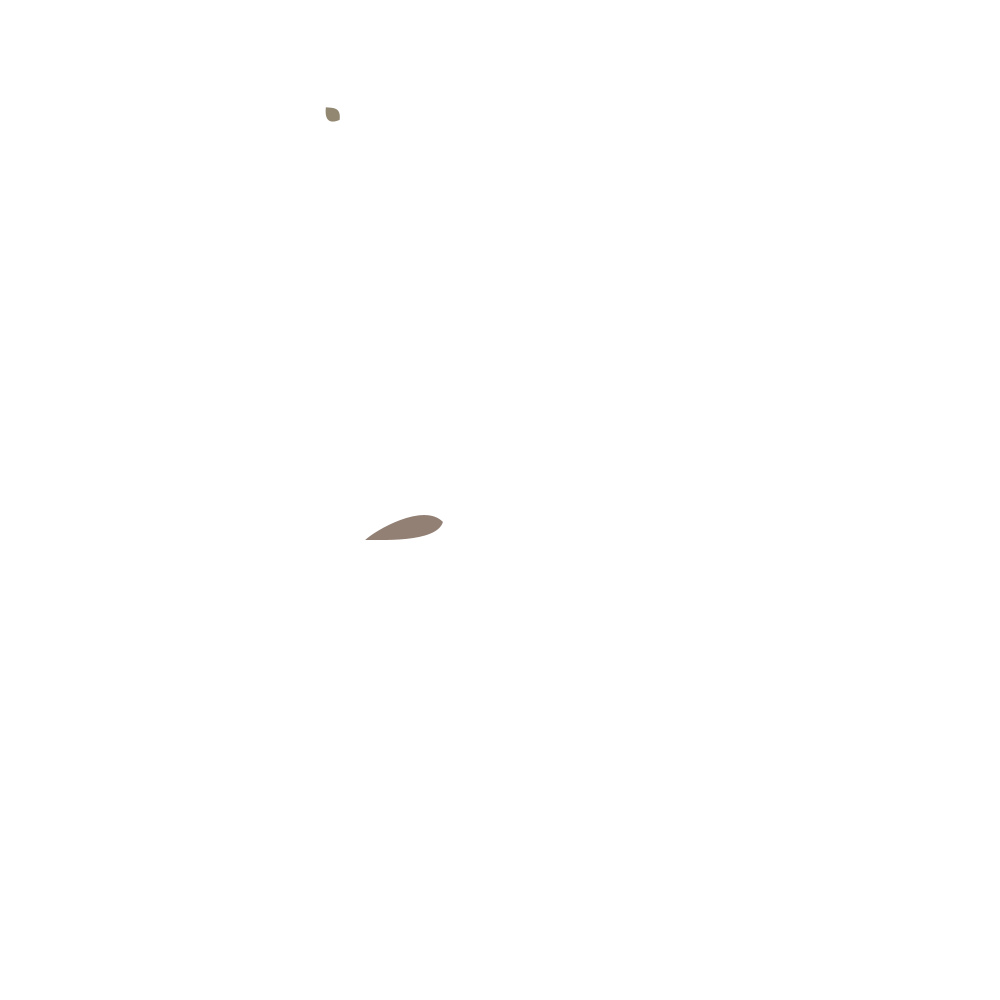
Frame 1 (no input)
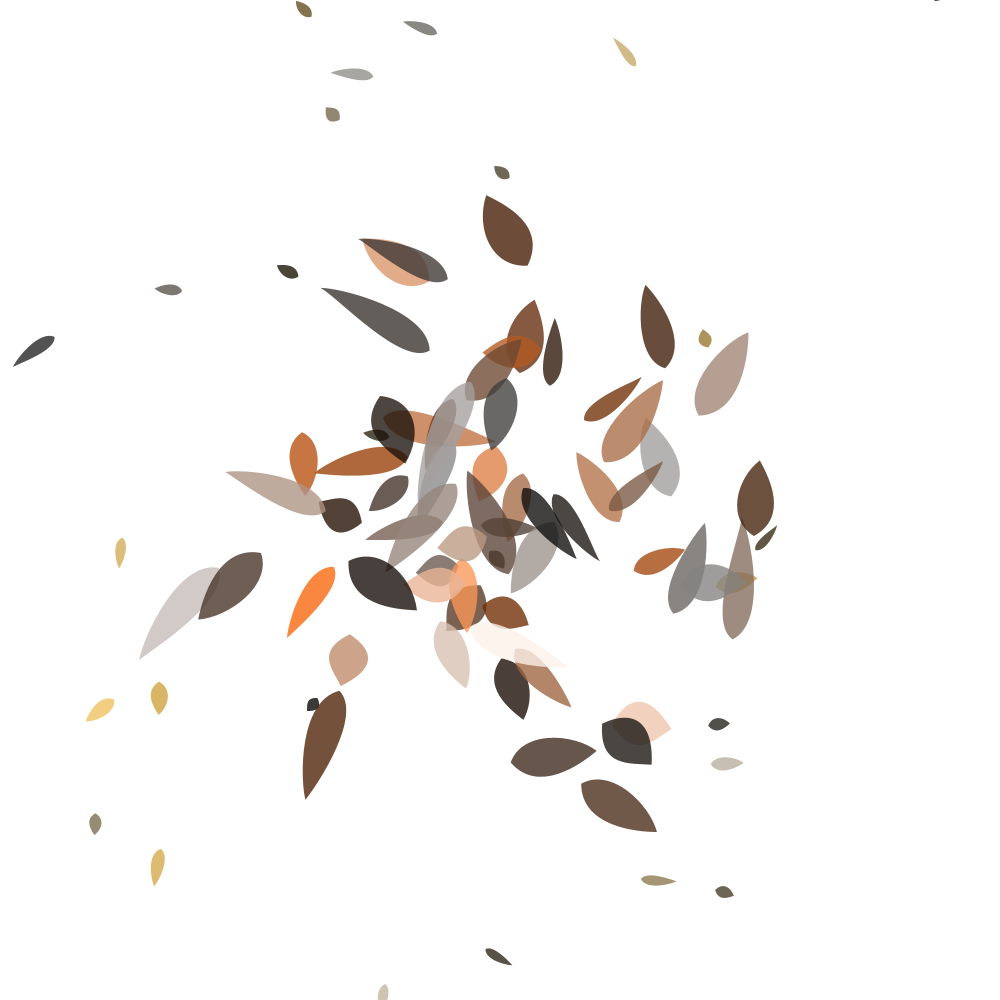
Frame 60 (the mouse pressed at the canvas centre just before this capture)
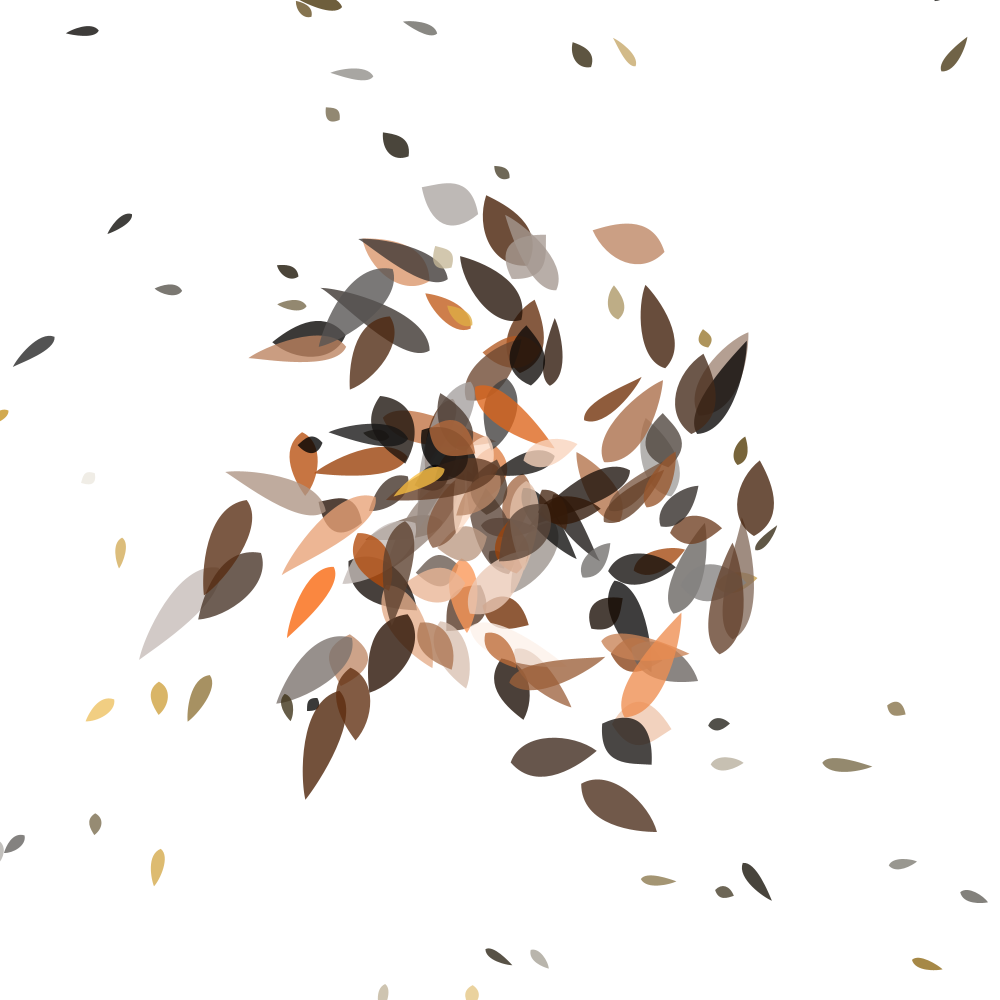
Frame 120 (the mouse held since frame 60 and released just before this capture)

The Processing sketch that drew these frames (run headless with seeded random() and noise(); from frame 60 on, the mouse is pressed at the canvas centre):

// Processing sketch: processing_170358
// ── processing_170358.pde


void setup()
{
  size(1000,1000);
  colorMode(HSB, 360, 100, 100);
  background(0,0,100);
  noStroke();
}

void draw()
{
  
  drawLeaf(width/2, height/2, 23, random(-width/10, width/10), random(-height/10, height/10), random(-PI, PI), random(1,2));
  drawLeaf(width/2, height/2, 41, random(width), random(height), random(-PI, PI), random(0.5, 1));
}

void mousePressed()
{
  background(0,0,100);
}

void drawLeaf(float CX, float CY, float H, float X, float Y,float degree, float s)
{
  pushMatrix();
  translate(CX, CY);
  float t= random(-20, 20);
  rotate(degree);
  scale(s);
  fill(H, random(0, 100), random(0, 100),200);
  beginShape();
  vertex(20+X, 45+Y); 
  bezierVertex(30+X, 30+Y, 60 + t+X, 40 + t/2+Y, 70 + t+X, 50+Y);
  bezierVertex(60 + t+X, 55+Y, 30+X, 65+Y, 20+X, 45+Y); 
  endShape();
  popMatrix();  
}
